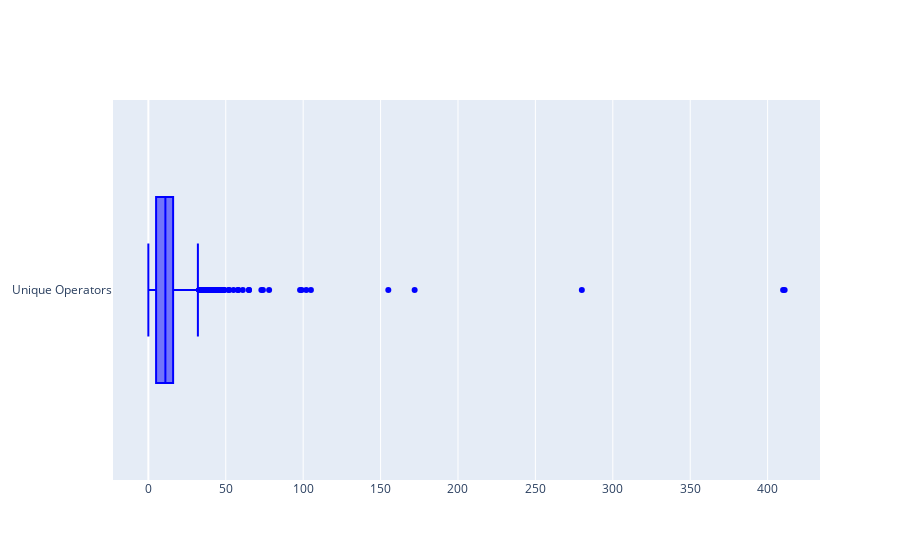

Write notebook code for a chart like this one.
### Code cell
trace1 = go.Box(
    x = data.uniq_Op,
    name = 'Unique Operators',
    marker = dict(color = 'blue')
    )
box_data = [trace1]
iplot(box_data)

### Figure 1 — Plotly figure (JSON) as saved in the notebook; plotly's stock layout.template omitted (floating-point values rounded to 4 significant figures; data arrays with more than 128 entries replaced by an {"elided": "..."} marker saying what was removed)
{"data": [{"marker": {"color": "blue"}, "x": {"elided": "10885 str values"}, "type": "box", "name": "Unique Operators"}], "layout": {}}
